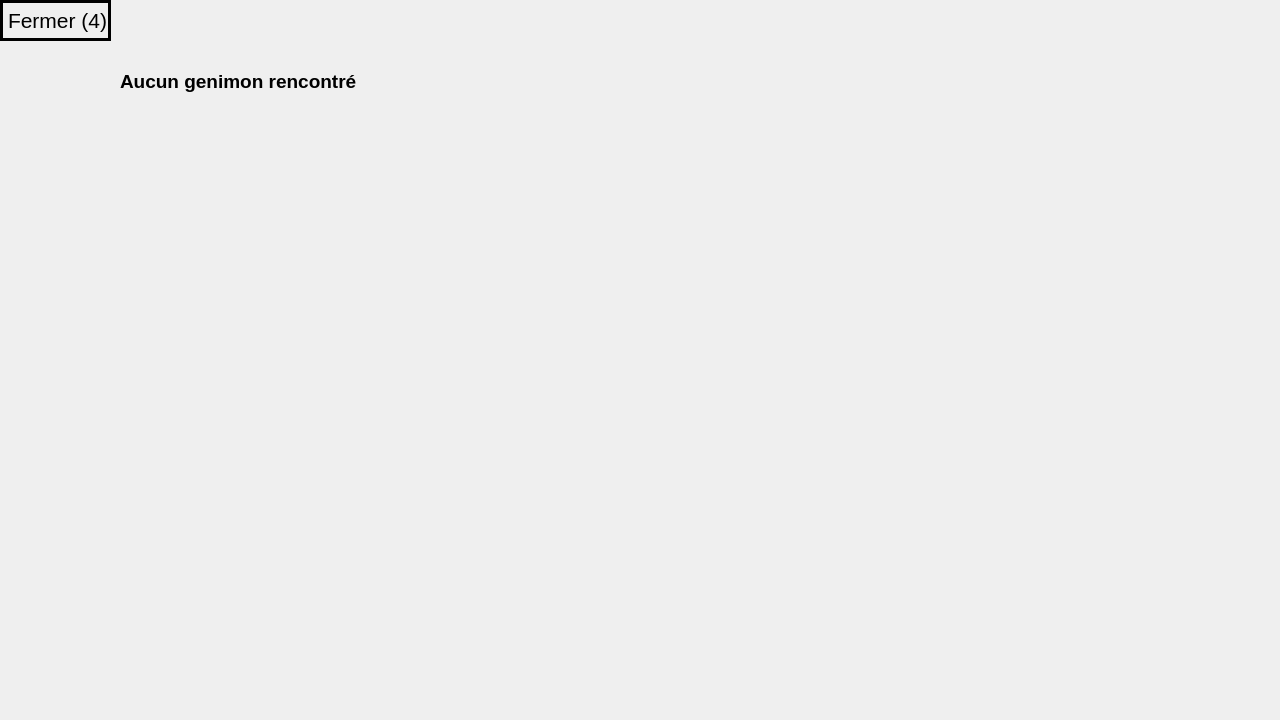
<?xml version="1.0" encoding="UTF-8"?>
<ui version="4.0">
 <class>HistoRencontre</class>
 <widget class="QWidget" name="HistoRencontre">
  <property name="geometry">
   <rect>
    <x>0</x>
    <y>0</y>
    <width>1280</width>
    <height>720</height>
   </rect>
  </property>
  <property name="windowTitle">
   <string>Form</string>
  </property>
  <widget class="QLabel" name="Affichage1">
   <property name="geometry">
    <rect>
     <x>120</x>
     <y>70</y>
     <width>471</width>
     <height>571</height>
    </rect>
   </property>
   <property name="font">
    <font>
     <pointsize>14</pointsize>
     <bold>true</bold>
    </font>
   </property>
   <property name="text">
    <string>Aucun genimon rencontré</string>
   </property>
   <property name="alignment">
    <set>Qt::AlignmentFlag::AlignLeading|Qt::AlignmentFlag::AlignLeft|Qt::AlignmentFlag::AlignTop</set>
   </property>
   <property name="wordWrap">
    <bool>true</bool>
   </property>
  </widget>
  <widget class="QLabel" name="Affichage2">
   <property name="geometry">
    <rect>
     <x>680</x>
     <y>70</y>
     <width>471</width>
     <height>571</height>
    </rect>
   </property>
   <property name="font">
    <font>
     <pointsize>14</pointsize>
     <bold>true</bold>
    </font>
   </property>
   <property name="text">
    <string/>
   </property>
   <property name="alignment">
    <set>Qt::AlignmentFlag::AlignLeading|Qt::AlignmentFlag::AlignLeft|Qt::AlignmentFlag::AlignTop</set>
   </property>
   <property name="wordWrap">
    <bool>true</bool>
   </property>
  </widget>
  <widget class="QLabel" name="BackGround">
   <property name="geometry">
    <rect>
     <x>-5</x>
     <y>-35</y>
     <width>1300</width>
     <height>800</height>
    </rect>
   </property>
   <property name="autoFillBackground">
    <bool>true</bool>
   </property>
   <property name="text">
    <string/>
   </property>
   <property name="pixmap">
    <pixmap resource="Image.qrc">:/Decor/Image_Qt/Decor/Livre2D_V2.png</pixmap>
   </property>
   <property name="scaledContents">
    <bool>true</bool>
   </property>
  </widget>
  <widget class="QLabel" name="Contoles">
   <property name="geometry">
    <rect>
     <x>0</x>
     <y>0</y>
     <width>111</width>
     <height>41</height>
    </rect>
   </property>
   <property name="font">
    <font>
     <pointsize>16</pointsize>
     <bold>false</bold>
    </font>
   </property>
   <property name="autoFillBackground">
    <bool>true</bool>
   </property>
   <property name="frameShape">
    <enum>QFrame::Shape::Box</enum>
   </property>
   <property name="lineWidth">
    <number>3</number>
   </property>
   <property name="text">
    <string>Fermer (4)</string>
   </property>
  </widget>
  <zorder>BackGround</zorder>
  <zorder>Affichage1</zorder>
  <zorder>Affichage2</zorder>
  <zorder>Contoles</zorder>
 </widget>
 <resources>
  <include location="Image.qrc"/>
 </resources>
 <connections/>
</ui>
